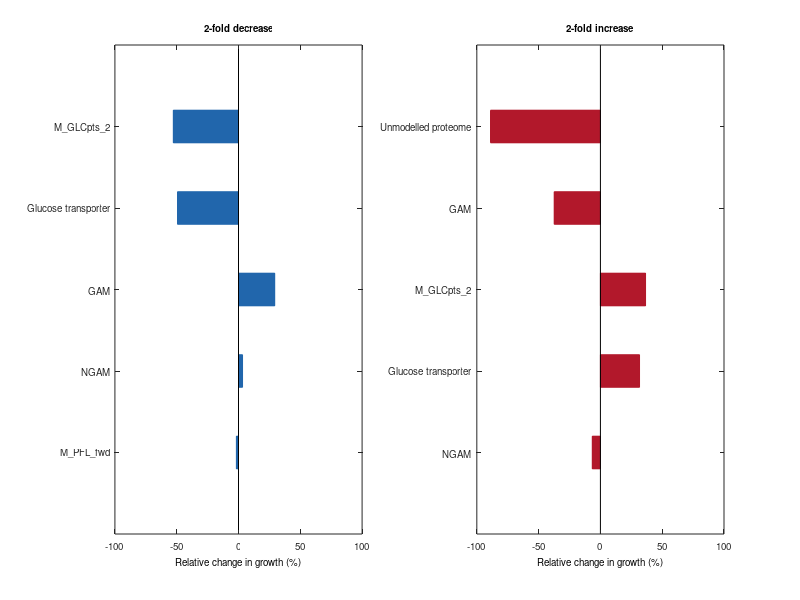
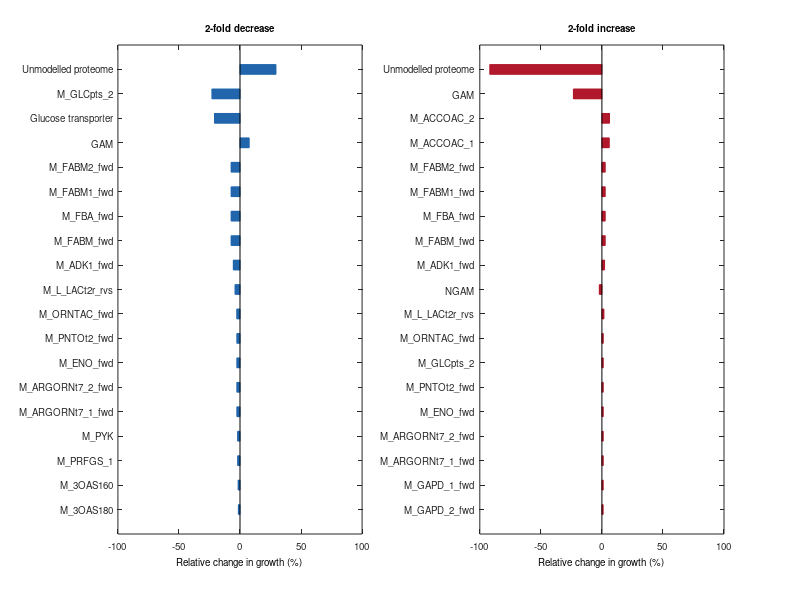

Write MATLAB code to recreate these figures, in order.
load('param_list.mat');
param_list = cellfun(@(x) strrep(x,'_Enzyme_c',''),param_list,'UniformOutput',false);
param_list = cellfun(@(x) strrep(x,'_','\_'),param_list,'UniformOutput',false);
load('other_param_list.mat');
other_param_list = cellfun(@(x) strrep(x,'_',' '),other_param_list,'UniformOutput',false);

tot_param_list = [param_list;other_param_list];

load('mu_ref_1000.mat');
load('mu_ref_1747.mat');


load('mu_list_kcat_sens_dn_1000.mat');
load('mu_list_others_sens_dn_1000.mat');
mu_list_dn_1000 = [mu_list_kcat_sens_dn_1000;mu_list_others_sens_dn_1000];

load('mu_list_kcat_sens_up_1000.mat');
load('mu_list_others_sens_up_1000.mat');
mu_list_up_1000 = [mu_list_kcat_sens_up_1000;mu_list_others_sens_up_1000];

load('mu_list_kcat_sens_up_1747.mat');
load('mu_list_others_sens_up_1747.mat');
mu_list_up_1747 = [mu_list_kcat_sens_up_1747;mu_list_others_sens_up_1747];

load('mu_list_kcat_sens_dn_1747.mat');
load('mu_list_others_sens_dn_1747.mat');
mu_list_dn_1747 = [mu_list_kcat_sens_dn_1747;mu_list_others_sens_dn_1747];

rel_change_dn_1000 = mu_list_dn_1000/mu_ref_1000-1;
rel_change_up_1000 = mu_list_up_1000/mu_ref_1000-1;
rel_change_dn_1747 = mu_list_dn_1747/mu_ref_1747-1;
rel_change_up_1747 = mu_list_up_1747/mu_ref_1747-1;

figure('Name','D05');
subplot(1,2,1); 
data_raw = rel_change_dn_1747;
label_raw = tot_param_list;
[~, idx] = sort(abs(data_raw),'ascend');
data = data_raw(idx)*100;
label = label_raw(idx);
select_idx = abs(data)>=1;
barh(1:sum(select_idx),data(select_idx),0.4,'FaceColor',[33,102,172]/255,'EdgeColor',[33,102,172]/255,'LineWidth',0.5);
xlim([-100 100]);
set(gca,'YTick',1:1:sum(select_idx));
set(gca,'YTickLabel',label(select_idx));
set(gca,'FontSize',7,'FontName','Helvetica');
xlabel('Relative change in growth (%)','FontSize',7,'FontName','Helvetica','Color','k');
title('2-fold decrease','FontSize',7,'FontName','Helvetica','Color','k');
subplot(1,2,2); 
data_raw = rel_change_up_1747;
label_raw = tot_param_list;
[~, idx] = sort(abs(data_raw),'ascend');
data = data_raw(idx)*100;
label = label_raw(idx);
select_idx = abs(data)>=1;
barh(1:sum(select_idx),data(select_idx),0.4,'FaceColor',[178,24,43]/255,'EdgeColor',[178,24,43]/255,'LineWidth',0.5);
xlim([-100 100]);
set(gca,'YTick',1:1:sum(select_idx));
set(gca,'YTickLabel',label(select_idx));
set(gca,'FontSize',7,'FontName','Helvetica');
xlabel('Relative change in growth (%)','FontSize',7,'FontName','Helvetica','Color','k');
title('2-fold increase','FontSize',7,'FontName','Helvetica','Color','k');
set(gcf,'position',[450 50 550 85]);


figure('Name','D07');
subplot(1,2,1); 
data_raw = rel_change_dn_1000;
label_raw = tot_param_list;
[~, idx] = sort(abs(data_raw),'ascend');
data = data_raw(idx)*100;
label = label_raw(idx);
select_idx = abs(data)>=1;
barh(1:sum(select_idx),data(select_idx),0.4,'FaceColor',[33,102,172]/255,'EdgeColor',[33,102,172]/255,'LineWidth',0.5);
xlim([-100 100]);
set(gca,'YTick',1:1:sum(select_idx));
set(gca,'YTickLabel',label(select_idx));
set(gca,'FontSize',7,'FontName','Helvetica');
xlabel('Relative change in growth (%)','FontSize',7,'FontName','Helvetica','Color','k');
title('2-fold decrease','FontSize',7,'FontName','Helvetica','Color','k');
subplot(1,2,2); 
data_raw = rel_change_up_1000;
label_raw = tot_param_list;
[~, idx] = sort(abs(data_raw),'ascend');
data = data_raw(idx)*100;
label = label_raw(idx);
select_idx = abs(data)>=1;
barh(1:sum(select_idx),data(select_idx),0.4,'FaceColor',[178,24,43]/255,'EdgeColor',[178,24,43]/255,'LineWidth',0.5);
xlim([-100 100]);
set(gca,'YTick',1:1:sum(select_idx));
set(gca,'YTickLabel',label(select_idx));
set(gca,'FontSize',7,'FontName','Helvetica');
xlabel('Relative change in growth (%)','FontSize',7,'FontName','Helvetica','Color','k');
title('2-fold increase','FontSize',7,'FontName','Helvetica','Color','k');
set(gcf,'position',[450 550 550 210]);








